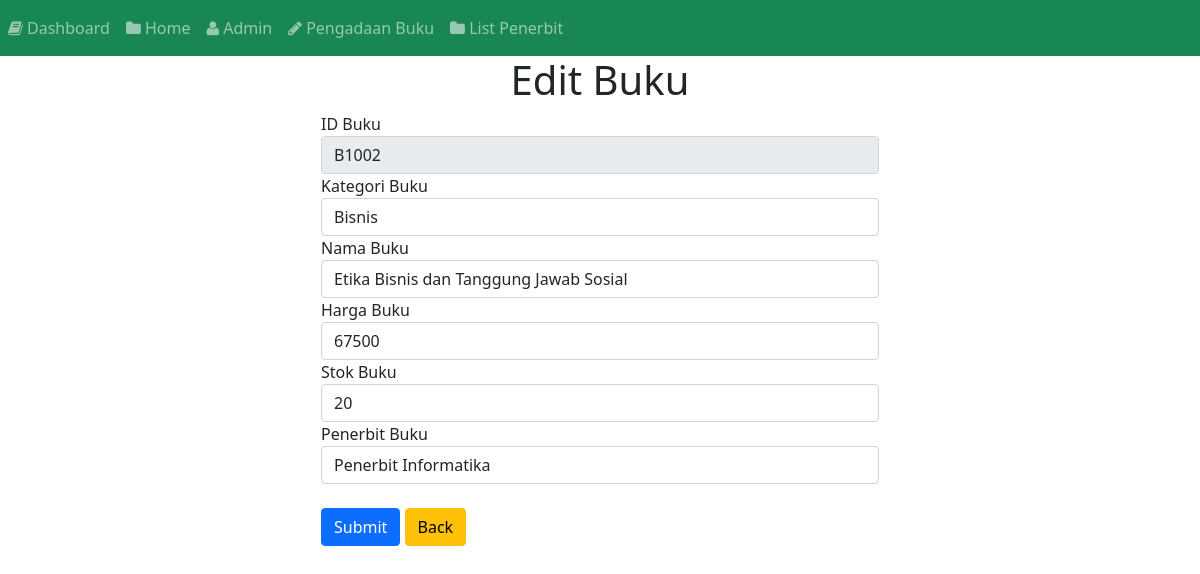
Page /C_buku/Edit_buku/B1002 on the committed database.
### tables this page shows
CREATE TABLE `tb_buku` (
  `id_buku` varchar(11) NOT NULL,
  `kategori_buku` varchar(30) NOT NULL,
  `nama_buku` varchar(50) NOT NULL,
  `harga_buku` int(11) NOT NULL,
  `stok_buku` int(11) NOT NULL,
  `penerbit_buku` varchar(30) NOT NULL
);

### application/controllers/C_buku.php (called while the page is built, shortened)
<?php
class C_buku extends CI_Controller
{
	function __construct()
	{
		$this->load->model('M_buku');
	}
		function Edit_buku($id_buku)
	{
		$result=$this->M_buku->get_data_id($id_buku);
		if($result->num_rows()>0)
		{
			$i=$result->row_array();
			$data=array(
				'id_buku'=>$i['id_buku'],
				'kategori_buku'=>$i['kategori_buku'],
				'nama_buku'=>$i['nama_buku'],
				'harga_buku'=>$i['harga_buku'],
				'stok_buku'=>$i['stok_buku'],
				'penerbit_buku'=>$i['penerbit_buku'],
			);
			$this->load->view('V_edit_buku',$data);
		}
		else
		{
			echo "Data Tidak Ditemukan.";
		}
	}
}
?>

### index.php (called while the page is built, shortened)
<?php
require_once BASEPATH.'core/CodeIgniter.php';

### application/models/M_buku.php (called while the page is built, shortened)
<?php
class M_buku extends CI_Model
{
	function get_data_id($id_buku)
	{
		$query=$this->db->get_where('tb_buku',
		array('id_buku'=>$id_buku));
		return $query;
	}
}
?>

### application/views/V_edit_buku.php (the view, shortened to what this page needs)
<!DOCTYPE html>
<html lang="en">
<head>
	<link href="<?php echo base_url('
	assets/css/bootstrap.min.css');?>"
	rel="stylesheet">
</head>
<body>
	<div>
		<div class="container">
			<h1><center>Edit Buku</center></h1>
			<div class="col-md-6 offset-md-3">
				<form action="<?php echo site_url
				('C_buku/update');?>" method="post">
				<div class="form-group">
					<label>ID Buku</label>
					<input type="type" class="form-control"
					name="id_buku" value="<?php echo $id_buku;?>"
					readonly>
				</div>
				<div class="form-group">
					<label>Kategori Buku</label>
					<input type="type" class="form-control"
					name="kategori_buku" value="<?php echo $kategori_buku;?>"
					placeholder="Kategori Buku">
				</div>
				<div class="form-group">
					<label>Nama Buku</label>
					<input type="type" class="form-control"
					name="nama_buku" value="<?php echo $nama_buku;?>"
					placeholder="Nama Buku">
				</div>
				<div class="form-group">
					<label>Harga Buku</label>
					<input type="type" class="form-control"
					name="harga_buku" value="<?php echo $harga_buku;?>"
					placeholder="Harga Buku">
				</div>
				<div class="form-group">
					<label>Stok Buku</label>
					<input type="type" class="form-control"
					name="stok_buku" value="<?php echo $stok_buku;?>"
					placeholder="Stok Buku">
				</div>
				<div class="form-group">
					<label>Penerbit Buku</label>
					<input type="type" class="form-control"
					name="penerbit_buku" value="<?php echo $penerbit_buku;?>"
					placeholder="Penerbit Buku">
				</div>
<br>
				<button type="submit"
				class="btn btn-primary">Submit
				</button>
				<a href="<?php echo site_url
				('C_buku');?>"
				class="btn btn-warning"
				onclick="return confirm('Apakah Anda Ingin Kembali?')">Back
				</a>
				</form>
			</div>
		</div>
	</div>
</body>
</html>

### rows in the picture
tb_buku: id_buku "B1002", kategori_buku "Bisnis", nama_buku "Etika Bisnis dan Tanggung Jawab Sosial", harga_buku "67500", stok_buku "20", penerbit_buku "Penerbit Informatika"
